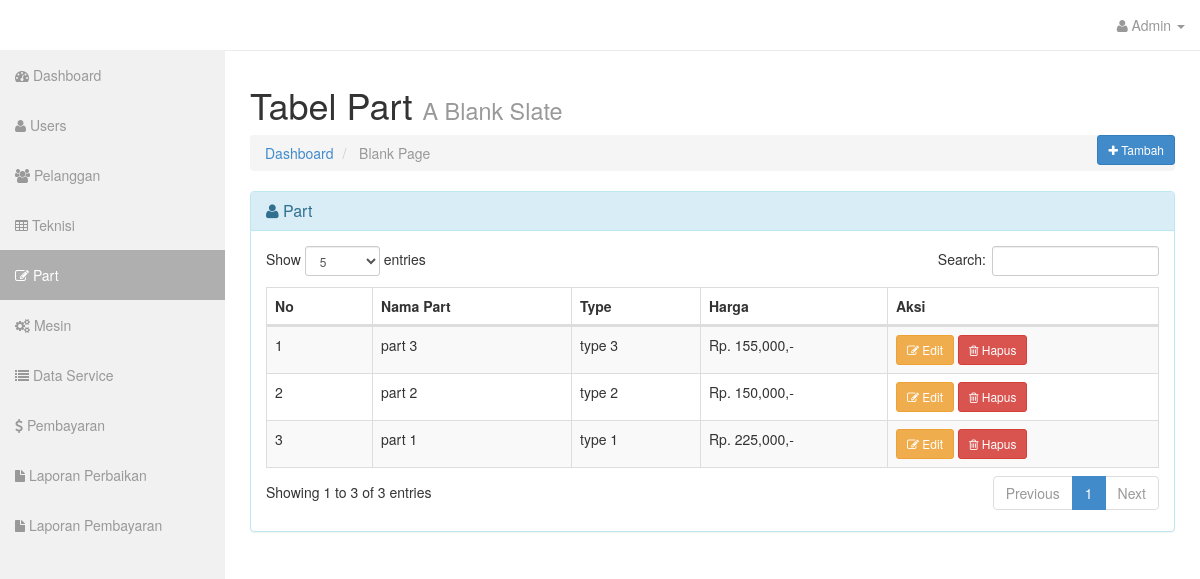
Screenshot of /admin/?hal=part (signed in) with the database file from the repository.
### tables this page shows
CREATE TABLE `part` (
  `id_part` int(11) NOT NULL,
  `nama_part` varchar(30) NOT NULL,
  `type_part` varchar(20) NOT NULL,
  `harga_part` int(15) NOT NULL
);

### admin/class/crud.php (called while the page is built, shortened)
<?php
class Part{
    public function tampilpart($koneksi){
        $qry = $koneksi->query("SELECT * FROM part ORDER BY id_part DESC");
        while($pecah = $qry->fetch_array()){
            $data[] = $pecah;
        }
        $hitung = $qry->num_rows;
        if( $hitung > 0 )
        {
            return $data;
        }else{
            error_reporting(0);
        }
    }
}
$part = new Part();
?>

### admin/views/part.php (the view, shortened to what this page needs)
<div class="row">
          <div class="col-lg-12">
            <h1>Tabel Part <small>A Blank Slate</small></h1>
            <button type="button" class="btn btn-primary btn-sm pull-right" id="tambahdatapart" data-toggle="modal" data-target="#tambahpart">
                <i class="fa fa-plus"></i> Tambah
            </button>
            <ol class="breadcrumb">
              <li><a href="index.html"><i class="icon-dashboard"></i> Dashboard</a></li>
              <li class="active"><i class="icon-file-alt"></i> Blank Page</li>
            </ol>
          </div>
        </div>
<section>
<div class="row">
          <div class="col-lg-12">
            <div class="panel panel-info">
              <div class="panel-heading">
                <h3 class="panel-title"><i class="fa fa-user"></i> Part</h3>
              </div>
              <div class="panel-body">
                <div class="table-responsive">
                  <table class="table table-bordered table-hover table-striped" id="dataTable">
                    <thead>
                      <tr>
                        <th>No</th>
                        <th>Nama Part</th>
                        <th>Type</th>
                        <th>Harga</th>
                        <th>Aksi</th>
                      </tr>
                    </thead>
                    <tbody>
                      <?php
                      $qry = $part->tampilpart($koneksi);
                      foreach($qry as $dat => $data):
                      ?>
                      <tr>
                        <td><?= $dat + 1 ?></td>
                        <td><?= $data[1] ?></td>
                        <td><?= $data[2] ?></td>
                        <td><?= 'Rp. '.number_format($data[3]).',-' ?></td>
                        <td>
                        <a href="?hal=ubahpart&id=<?= $data[0] ?>" class="btn btn-sm btn-warning"><i class="fa fa-pencil-square-o"></i> Edit</a>
                        <a href="?hal=part&hapus=<?= $data[0] ?>" class="btn btn-sm btn-danger" onclick="return confirm('Yakin Dihapus ?')"><i class="fa fa-trash-o"></i> Hapus</a>
                        </td>
                      </tr>
                      <?php endforeach; ?>
                    </tbody>
                  </table>
              </div>
            </div>
          </div>
        </div>
        <?php include_once 'aksi/mtambahpart.php'; ?>
</section>

### rows the page displays
part: nama_part "part 3", type_part "type 3", harga_part "155,000"
part: nama_part "part 2", type_part "type 2", harga_part "150,000"
part: nama_part "part 1", type_part "type 1", harga_part "225,000"

### other values shown
$_SESSION['adm']['username'] "Admin"
